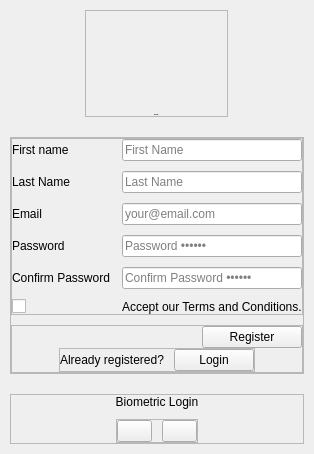
     <widget class="QWidget" name="registerPage">
      <property name="sizePolicy">
       <sizepolicy hsizetype="Expanding" vsizetype="Expanding">
        <horstretch>0</horstretch>
        <verstretch>0</verstretch>
       </sizepolicy>
      </property>
      <layout class="QVBoxLayout" name="verticalLayout_13">
       <property name="spacing">
        <number>0</number>
       </property>
       <property name="leftMargin">
        <number>0</number>
       </property>
       <property name="topMargin">
        <number>0</number>
       </property>
       <property name="rightMargin">
        <number>0</number>
       </property>
       <property name="bottomMargin">
        <number>0</number>
       </property>
       <item>
        <widget class="QWidget" name="widget_2" native="true">
         <layout class="QVBoxLayout" name="verticalLayout_8">
          <property name="spacing">
           <number>10</number>
          </property>
          <property name="leftMargin">
           <number>10</number>
          </property>
          <property name="topMargin">
           <number>10</number>
          </property>
          <property name="rightMargin">
           <number>10</number>
          </property>
          <property name="bottomMargin">
           <number>10</number>
          </property>
          <item alignment="Qt::AlignmentFlag::AlignHCenter|Qt::AlignmentFlag::AlignBottom">
           <widget class="QFrame" name="header_2">
            <property name="frameShape">
             <enum>QFrame::Shape::StyledPanel</enum>
            </property>
            <property name="frameShadow">
             <enum>QFrame::Shadow::Raised</enum>
            </property>
            <layout class="QVBoxLayout" name="verticalLayout_9">
             <property name="spacing">
              <number>10</number>
             </property>
             <property name="leftMargin">
              <number>0</number>
             </property>
             <property name="topMargin">
              <number>0</number>
             </property>
             <property name="rightMargin">
              <number>0</number>
             </property>
             <property name="bottomMargin">
              <number>0</number>
             </property>
             <item alignment="Qt::AlignmentFlag::AlignHCenter">
              <widget class="QLabel" name="logo_2">
               <property name="minimumSize">
                <size>
                 <width>141</width>
                 <height>93</height>
                </size>
               </property>
               <property name="maximumSize">
                <size>
                 <width>141</width>
                 <height>93</height>
                </size>
               </property>
               <property name="text">
                <string/>
               </property>
               <property name="pixmap">
                <pixmap resource="../assets/assets.qrc">:/images/images/TRUSTED IN_GREY.png</pixmap>
               </property>
               <property name="scaledContents">
                <bool>true</bool>
               </property>
              </widget>
             </item>
             <item>
              <widget class="QLabel" name="label_7">
               <property name="font">
                <font>
                 <pointsize>-1</pointsize>
                 <bold>true</bold>
                </font>
               </property>
               <property name="text">
                <string>Welcome </string>
               </property>
               <property name="alignment">
                <set>Qt::AlignmentFlag::AlignCenter</set>
               </property>
              </widget>
             </item>
            </layout>
           </widget>
          </item>
          <item>
           <widget class="QCustomHorizontalSeparator" name="customHorizontalSeparator_4"/>
          </item>
          <item>
           <widget class="QFrame" name="body_2">
            <property name="frameShape">
             <enum>QFrame::Shape::StyledPanel</enum>
            </property>
            <property name="frameShadow">
             <enum>QFrame::Shadow::Raised</enum>
            </property>
            <layout class="QVBoxLayout" name="verticalLayout_10">
             <property name="spacing">
              <number>10</number>
             </property>
             <property name="leftMargin">
              <number>0</number>
             </property>
             <property name="topMargin">
              <number>0</number>
             </property>
             <property name="rightMargin">
              <number>0</number>
             </property>
             <property name="bottomMargin">
              <number>0</number>
             </property>
             <item>
              <widget class="QFrame" name="frame_5">
               <property name="minimumSize">
                <size>
                 <width>0</width>
                 <height>0</height>
                </size>
               </property>
               <property name="frameShape">
                <enum>QFrame::Shape::StyledPanel</enum>
               </property>
               <property name="frameShadow">
                <enum>QFrame::Shadow::Raised</enum>
               </property>
               <layout class="QFormLayout" name="formLayout_3">
                <property name="horizontalSpacing">
                 <number>10</number>
                </property>
                <property name="verticalSpacing">
                 <number>10</number>
                </property>
                <property name="leftMargin">
                 <number>0</number>
                </property>
                <property name="topMargin">
                 <number>0</number>
                </property>
                <property name="rightMargin">
                 <number>0</number>
                </property>
                <property name="bottomMargin">
                 <number>0</number>
                </property>
                <item row="2" column="0">
                 <widget class="QLabel" name="label_8">
                  <property name="text">
                   <string>Email</string>
                  </property>
                 </widget>
                </item>
                <item row="2" column="1">
                 <widget class="QLineEdit" name="emailInput">
                  <property name="placeholderText">
                   <string>your@email.com</string>
                  </property>
                 </widget>
                </item>
                <item row="3" column="0">
                 <widget class="QLabel" name="label_9">
                  <property name="minimumSize">
                   <size>
                    <width>100</width>
                    <height>0</height>
                   </size>
                  </property>
                  <property name="text">
                   <string>Password</string>
                  </property>
                 </widget>
                </item>
                <item row="3" column="1">
                 <widget class="QLineEdit" name="passwordInput">
                  <property name="echoMode">
                   <enum>QLineEdit::EchoMode::Password</enum>
                  </property>
                  <property name="placeholderText">
                   <string>Password ••••••</string>
                  </property>
                 </widget>
                </item>
                <item row="4" column="1">
                 <widget class="QLineEdit" name="confirmPasswordInput">
                  <property name="echoMode">
                   <enum>QLineEdit::EchoMode::Password</enum>
                  </property>
                  <property name="placeholderText">
                   <string>Confirm Password ••••••</string>
                  </property>
                 </widget>
                </item>
                <item row="4" column="0">
                 <widget class="QLabel" name="label_13">
                  <property name="text">
                   <string>Confirm Password</string>
                  </property>
                 </widget>
                </item>
                <item row="5" column="1">
                 <widget class="QLabel" name="label_15">
                  <property name="text">
                   <string>Accept our Terms and Conditions.</string>
                  </property>
                 </widget>
                </item>
                <item row="5" column="0">
                 <widget class="QCustomCheckBox" name="agreeCheckbox">
                  <property name="minimumSize">
                   <size>
                    <width>100</width>
                    <height>0</height>
                   </size>
                  </property>
                  <property name="maximumSize">
                   <size>
                    <width>16777215</width>
                    <height>20</height>
                   </size>
                  </property>
                 </widget>
                </item>
                <item row="0" column="0">
                 <widget class="QLabel" name="label_5">
                  <property name="text">
                   <string>First name</string>
                  </property>
                 </widget>
                </item>
                <item row="1" column="0">
                 <widget class="QLabel" name="label_11">
                  <property name="text">
                   <string>Last Name</string>
                  </property>
                 </widget>
                </item>
                <item row="1" column="1">
                 <widget class="QLineEdit" name="lastNameInput">
                  <property name="placeholderText">
                   <string>Last Name</string>
                  </property>
                 </widget>
                </item>
                <item row="0" column="1">
                 <widget class="QLineEdit" name="firstNameInput">
                  <property name="placeholderText">
                   <string>First Name</string>
                  </property>
                 </widget>
                </item>
               </layout>
              </widget>
             </item>
             <item>
              <widget class="QFrame" name="frame_6">
               <property name="frameShape">
                <enum>QFrame::Shape::StyledPanel</enum>
               </property>
               <property name="frameShadow">
                <enum>QFrame::Shadow::Raised</enum>
               </property>
               <layout class="QVBoxLayout" name="verticalLayout_11">
                <property name="spacing">
                 <number>0</number>
                </property>
                <property name="leftMargin">
                 <number>0</number>
                </property>
                <property name="topMargin">
                 <number>0</number>
                </property>
                <property name="rightMargin">
                 <number>0</number>
                </property>
                <property name="bottomMargin">
                 <number>0</number>
                </property>
                <item alignment="Qt::AlignmentFlag::AlignRight">
                 <widget class="QPushButton" name="registerBtn">
                  <property name="minimumSize">
                   <size>
                    <width>100</width>
                    <height>0</height>
                   </size>
                  </property>
                  <property name="cursor">
                   <cursorShape>PointingHandCursor</cursorShape>
                  </property>
                  <property name="styleSheet">
                   <string notr="true"/>
                  </property>
                  <property name="text">
                   <string>Register</string>
                  </property>
                 </widget>
                </item>
                <item>
                 <widget class="QCustomHorizontalSeparator" name="customHorizontalSeparator_5"/>
                </item>
                <item alignment="Qt::AlignmentFlag::AlignHCenter">
                 <widget class="QFrame" name="frame_7">
                  <property name="frameShape">
                   <enum>QFrame::Shape::StyledPanel</enum>
                  </property>
                  <property name="frameShadow">
                   <enum>QFrame::Shadow::Raised</enum>
                  </property>
                  <layout class="QHBoxLayout" name="horizontalLayout_3">
                   <property name="spacing">
                    <number>10</number>
                   </property>
                   <property name="leftMargin">
                    <number>0</number>
                   </property>
                   <property name="topMargin">
                    <number>0</number>
                   </property>
                   <property name="rightMargin">
                    <number>0</number>
                   </property>
                   <property name="bottomMargin">
                    <number>0</number>
                   </property>
                   <item>
                    <widget class="QLabel" name="label_10">
                     <property name="cursor">
                      <cursorShape>ArrowCursor</cursorShape>
                     </property>
                     <property name="text">
                      <string>Already registered?</string>
                     </property>
                    </widget>
                   </item>
                   <item>
                    <widget class="QPushButton" name="toLoginBtn">
                     <property name="cursor">
                      <cursorShape>PointingHandCursor</cursorShape>
                     </property>
                     <property name="text">
                      <string>Login</string>
                     </property>
                    </widget>
                   </item>
                  </layout>
                 </widget>
                </item>
               </layout>
              </widget>
             </item>
            </layout>
           </widget>
          </item>
          <item>
           <widget class="QCustomHorizontalSeparator" name="customHorizontalSeparator_6"/>
          </item>
          <item alignment="Qt::AlignmentFlag::AlignTop">
           <widget class="QFrame" name="footer_2">
            <property name="frameShape">
             <enum>QFrame::Shape::StyledPanel</enum>
            </property>
            <property name="frameShadow">
             <enum>QFrame::Shadow::Raised</enum>
            </property>
            <layout class="QVBoxLayout" name="verticalLayout_12">
             <property name="spacing">
              <number>10</number>
             </property>
             <property name="leftMargin">
              <number>0</number>
             </property>
             <property name="topMargin">
              <number>0</number>
             </property>
             <property name="rightMargin">
              <number>0</number>
             </property>
             <property name="bottomMargin">
              <number>0</number>
             </property>
             <item>
              <widget class="QLabel" name="label_12">
               <property name="text">
                <string>Biometric Login</string>
               </property>
               <property name="alignment">
                <set>Qt::AlignmentFlag::AlignCenter</set>
               </property>
              </widget>
             </item>
             <item alignment="Qt::AlignmentFlag::AlignHCenter">
              <widget class="QFrame" name="frame_8">
               <property name="maximumSize">
                <size>
                 <width>16777215</width>
                 <height>16777215</height>
                </size>
               </property>
               <property name="frameShape">
                <enum>QFrame::Shape::StyledPanel</enum>
               </property>
               <property name="frameShadow">
                <enum>QFrame::Shadow::Raised</enum>
               </property>
               <layout class="QHBoxLayout" name="horizontalLayout_4">
                <property name="spacing">
                 <number>10</number>
                </property>
                <property name="leftMargin">
                 <number>0</number>
                </property>
                <property name="topMargin">
                 <number>0</number>
                </property>
                <property name="rightMargin">
                 <number>0</number>
                </property>
                <property name="bottomMargin">
                 <number>0</number>
                </property>
                <item>
                 <widget class="QPushButton" name="pushButton_4">
                  <property name="maximumSize">
                   <size>
                    <width>35</width>
                    <height>35</height>
                   </size>
                  </property>
                  <property name="text">
                   <string/>
                  </property>
                  <property name="icon">
                   <iconset resource="../Qss/icons/_icons.qrc">
                    <normaloff>:/material_design/icons/material_design/fingerprint.png</normaloff>:/material_design/icons/material_design/fingerprint.png</iconset>
                  </property>
                 </widget>
                </item>
                <item>
                 <widget class="QPushButton" name="pushButton_5">
                  <property name="maximumSize">
                   <size>
                    <width>35</width>
                    <height>35</height>
                   </size>
                  </property>
                  <property name="text">
                   <string/>
                  </property>
                  <property name="icon">
                   <iconset resource="../Qss/icons/_icons.qrc">
                    <normaloff>:/font_awesome_brands/icons/font_awesome/brands/windows.png</normaloff>:/font_awesome_brands/icons/font_awesome/brands/windows.png</iconset>
                  </property>
                 </widget>
                </item>
               </layout>
              </widget>
             </item>
            </layout>
           </widget>
          </item>
         </layout>
        </widget>
       </item>
      </layout>
     </widget>
